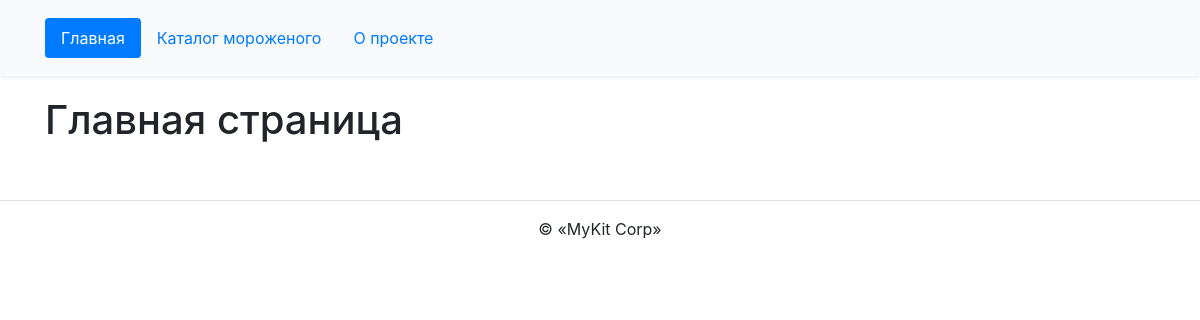
The app's page /, older data.
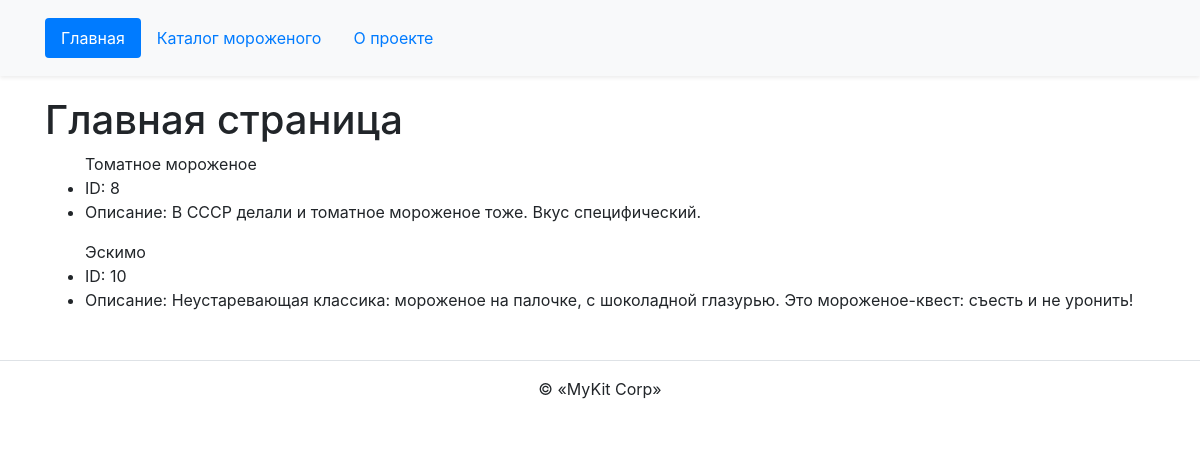
The same page, newer data.
### ice_cream/models.py (models this page shows, shortened)
class IceCream(PublishModel):
    title = models.CharField('название', max_length=256)
    description = models.TextField('описание')
    is_on_main = models.BooleanField('на главной', default=False)
    wrapper = models.OneToOneField(
        Wrapper,
        on_delete=models.SET_NULL,
        null=True,
        related_name='ice_cream',
        verbose_name='обёртка',
    )
    toppings = models.ManyToManyField(
        Topping,
        related_name='ice_cream',
        verbose_name='начинки',
    )
    category = models.ForeignKey(
        Category,
        on_delete=models.CASCADE,
        related_name='ice_creams',
        verbose_name='категория',
    )
    class Meta:
        verbose_name = 'мороженое'
        verbose_name_plural = 'мороженое'

### homepage/views.py (the view)
# urls.py: path('', views.index, name='index'),
def index(request):
    template = 'homepage/index.html'
    ice_cream_list = IceCream.objects.values('id', 'title', 'description').filter(is_published=True, is_on_main=True)
    context = {
        'ice_cream_list': ice_cream_list,
    }
    return render(request, template, context)

### templates/homepage/index.html (shortened to what this page needs)
{% extends "base.html" %}
{% block content %}
  <h1 class="pb-2 mb-0">Главная страница</h1>
  {% for ice_cream in ice_cream_list %}
    <ul>
      {{ ice_cream.title }}
      <li>ID: {{ ice_cream.id }}</li>
      <li>Описание: {{ ice_cream.description }}</li>
    </ul>
  {% endfor %}
{% endblock %}

### templates/base.html (shortened to what this page needs)
{% load static %}
<!DOCTYPE html>
<html lang="ru">
  <head>
    <link rel="stylesheet" href="{% static 'css/bootstrap.min.css' %}">
  </head>
  <body>
    {% include "includes/header.html" %}
    <main class="pt-5 my-5">
      <div class="container">
      {% block content %}{% endblock %}
      </div>
    </main>
    {% include "includes/footer.html" %}
  </body>
</html>

### templates/includes/header.html (shortened to what this page needs)
{% load static %}
<header>
  <nav class="navbar navbar-expand-lg navbar-light bg-light fixed-top shadow-sm">
    <div class="container">
      <div class="collapse navbar-collapse" id="navbarNav">
        {% with request.resolver_match.view_name as view_name %}
        <ul class="nav nav-pills">
          <li class="nav-item">
            <a
              class="nav-link {% if view_name == 'homepage:index' %} active {% endif %}"
              href="{% url 'homepage:index' %}"
              >
              Главная
            </a>
          </li>
          <li class="nav-item">
            <a
              class="nav-link {% if view_name == 'ice_cream:ice_cream_list' %} active {% endif %}"
              href="{% url 'ice_cream:ice_cream_list' %}"
              >
              Каталог мороженого
            </a>
          </li>
          <li class="nav-item">
            <a
              class="nav-link {% if view_name == 'about:description' %} active {% endif %}"
              href="{% url 'about:description' %}"
            >
              О проекте
            </a>
          </li>
        </ul>
        {% endwith %}
      </div>
    </div>
  </nav>
</header>

### templates/includes/footer.html
<footer class="border-top text-center py-3">
  <p>© «MyKit Corp»</p>
</footer>

Row changes from the older to the newer data that the page shows:
added IceCream: title "Томатное мороженое", id "8", description "В СССР делали и томатное мороженое тоже. Вкус специфический."
added IceCream: title "Эскимо", id "10", description "Неустаревающая классика: мороженое на палочке, с шоколадной глазурью. Это мороженое-квест: съесть и не уронить!"
